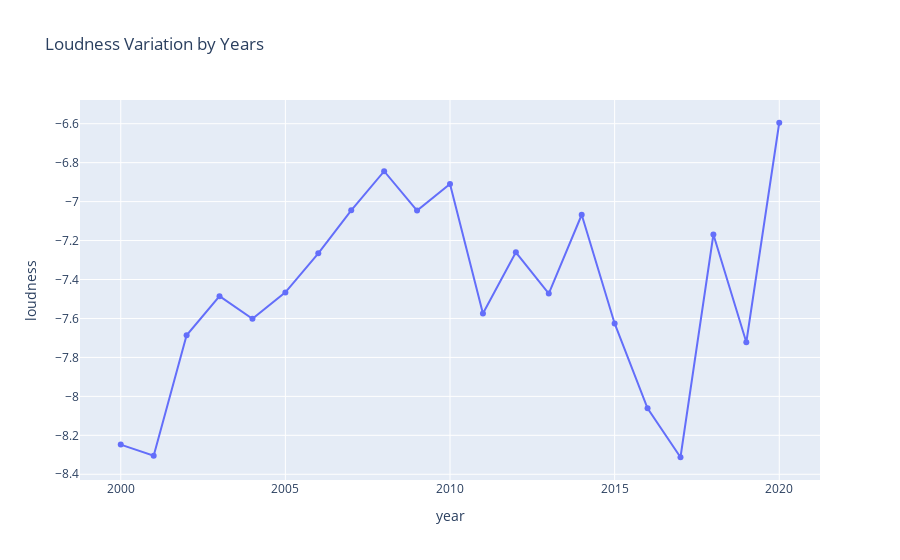

Source (notebook cell):
### Code cell
fig = px.line(data_by_year, x="year",y="loudness",markers=True,title="Loudness Variation by Years")
fig.show()

### Figure 1 — Plotly figure (JSON) as saved in the notebook; plotly's stock layout.template omitted (floating-point values rounded to 4 significant figures)
{"data": [{"hovertemplate": "year=%{x}<br>loudness=%{y}<extra></extra>", "legendgroup": "", "line": {"color": "#636efa", "dash": "solid"}, "marker": {"symbol": "circle"}, "mode": "markers+lines", "name": "", "orientation": "v", "showlegend": false, "type": "scatter", "x": [2000, 2001, 2002, 2003, 2004, 2005, 2006, 2007, 2008, 2009, 2010, 2011, 2012, 2013, 2014, 2015, 2016, 2017, 2018, 2019, 2020], "xaxis": "x", "y": [-8.248, -8.305, -7.687, -7.486, -7.602, -7.466, -7.266, -7.045, -6.844, -7.046, -6.91, -7.575, -7.261, -7.472, -7.067, -7.626, -8.061, -8.313, -7.169, -7.722, -6.595], "yaxis": "y"}], "layout": {"legend": {"tracegroupgap": 0}, "title": {"text": "Loudness Variation by Years"}, "xaxis": {"anchor": "y", "domain": [0, 1], "title": {"text": "year"}}, "yaxis": {"anchor": "x", "domain": [0, 1], "title": {"text": "loudness"}}}}
